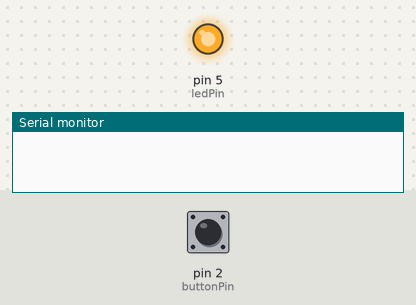
Simulated run of this sketch. Board: Arduino Uno, built with avr-gcc and run on an emulated ATmega328P. Parts: output pins drawn as LEDs (lit = HIGH), the last lines printed to the serial monitor. Inputs (shaded band) come from the test bench; at power-on: pin 2 (buttonPin) HIGH.

Above: at 1.2 s.
1.3 s: pin 2 (buttonPin) pulled LOW for 0.15 s
At 2.0 s:
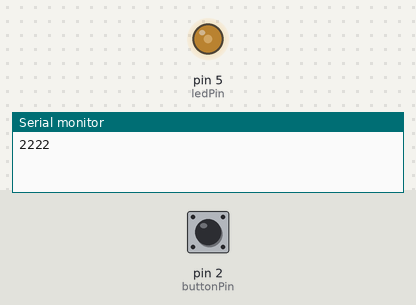
2.9 s: pin 2 (buttonPin) pulled LOW for 3.2 s
At 6.6 s:
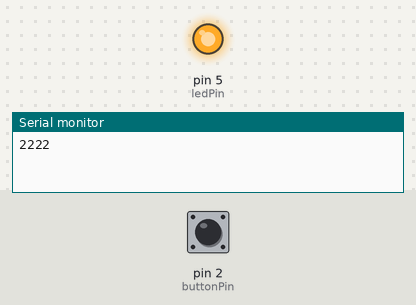
7.6 s: pin 2 (buttonPin) pulled LOW for 1 s
At 8.0 s:
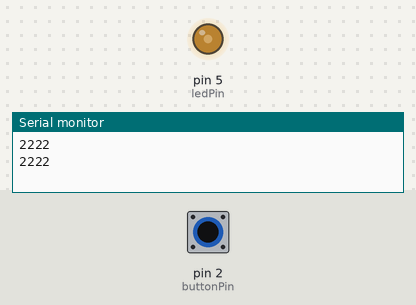
10.1 s: pin 2 (buttonPin) pulsed LOW 5 times (0.12 s each, 0.3 s apart)
At 10.75 s:
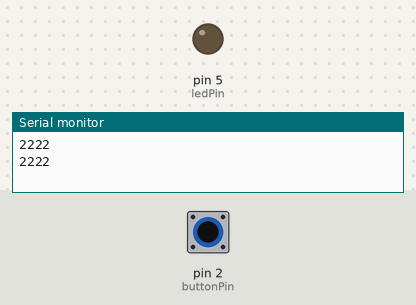
Timing chart, 0 to 13.1 s (numbered marks = the images above; inputs shaded):
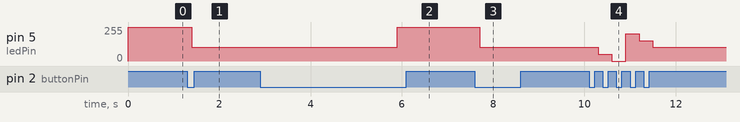

The sketch:

_12__.ino
```cpp
int ledPin = 5; //LED
const int buttonPin = 2;
int buttonState; //按钮状态
int ledValue = 255;
const int add=51;

unsigned long lastDebounceTime = 0;  //按下时间
unsigned long TimeTick = 0;//时长
unsigned long debounceDelay=3000;

bool buttonPress = false; // 记录按钮是否已经被按下
bool on=false;// 记录LED灯的状态
bool record=false;
bool lit_add=false;//灯是否变化

void setup() {
  pinMode(ledPin, OUTPUT);
  pinMode(buttonPin, INPUT_PULLUP);
  Serial.begin(9600);//端口检测

}
void adding()
{
    if (lit_add==false)
    {
      if (ledValue -add<0)
      {
        //Serial.println(1111);//检测
        ledValue =204;
        lit_add=true;
      }
      else{
        //Serial.println(2222);//检测
        ledValue-=add;
        lit_add=true;
      }

    }
    //Serial.println(ledValue);
}

void loop()
{
  buttonState=digitalRead(buttonPin);
  if(buttonState==LOW)//一次按下开关
  {

    if (buttonPress==false)//未按下状态
    {
      lastDebounceTime=millis();
    }
    buttonPress=true;//已经记录开始时间

    if (record==false && !on)
    {
      on=true;
      ledValue=102;
      record=true;
      lit_add=true;
      Serial.println(2222);
    }
    delay(100);

    TimeTick=millis()-lastDebounceTime;
    //Serial.println(TimeTick);
    if (TimeTick>debounceDelay && record==false)//长按3s
    {
      //Serial.println(on);
      if (on==true)
      {
        ledValue=255;//关灯
        on=false;
      }
      record=true;
    }
  }


  if (buttonState==HIGH && on == false)//关灯状态
  {
    ledValue=255;
    buttonPress = false;
    record=false;
    lit_add=false;
  }
  if (buttonState==HIGH && on == true)//一次开灯后
  {
    if(buttonPress)
    {
      adding();
    }

    buttonPress = false;
    record=false;
    lit_add=false;

  }

  analogWrite(ledPin,ledValue);
//Serial.println(buttonPress);

}
```

Measured:
- after the input at 1.3 s, pin 5 (ledPin): 255/255 → 102/255 after 0.10 s
- after the input at 2.9 s, pin 5 (ledPin): 102/255 → 255/255 after 3.0 s
- after the input at 7.6 s, pin 5 (ledPin): 255/255 → 102/255 after 0.10 s
- after the input at 10.1 s, pin 5 (ledPin): 102/255 → 51/255 after 0.20 s, → 0/255 0.30 s later, → 204/255 0.30 s later, → 153/255 0.30 s later, … (5 changes in this stretch)
